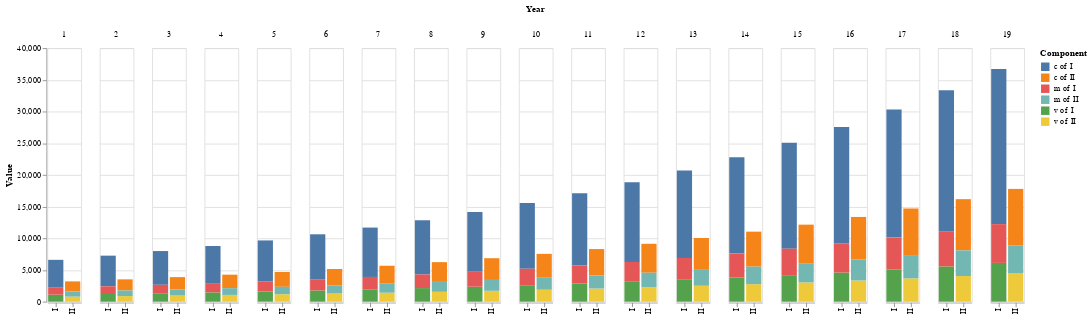

The code cell stored with this chart in its notebook:
### Code cell
# rate of surplus value is 100%
def m(v):
    return v


# output of department I
def outputI(cI, vI):
    return cI + vI + m(vI)


# output of department II
def outputII(cII, vII):
    return cII + vII + m(vII)


# conditions for extended reproduction
def canAccumulate(cI, vI, cII, vII):
    oI = outputI(cI, vI)
    oII = outputII(cII, vII)
    return oI > (cI + cII) and oII < (vI + m(vI) + vII + m(vII))


# extended reproduction - resulting in new values for cI, vI, cII and vII
def accumulate(cI,vI, cII, vII):
    # assumption: capitalists I use half their surplus value for extension of production
    overheadMI = m(vI) / 2

    # invest with an unchanged ratio of constant and variable capital
    organicCompositionI = cI / (cI + vI)
    additionalCI = overheadMI * organicCompositionI
    additionalVI = overheadMI - additionalCI
    
    newCI = cI + additionalCI
    newVI = vI + additionalVI

    # capitalists II have to buy all remaining means of production
    oI = outputI(cI, vI)
    additionalCII = oI - newCI - cII

    # invest with un unchanged ratio of constant and variable capital
    organicCompositionII = cII / vII
    additionalVII = additionalCII / organicCompositionII

    newCII = cII + additionalCII
    newVII = vII + additionalVII
    
    return (newCI, newVI, newCII, newVII)


############# technical functions for data conversion and plotting #############
def convert(table, i, cI, vI, cII, vII):
    import pandas
    cIrow = pandas.DataFrame({"index": [i], "department": ["I"], "key": ["c"], "value": [cI]})
    vIrow = pandas.DataFrame({"index": [i], "department": ["I"], "key": ["v"], "value": [vI]})
    mIrow = pandas.DataFrame({"index": [i], "department": ["I"], "key": ["m"], "value": [m(vI)]})
    cIIrow = pandas.DataFrame({"index": [i], "department": ["II"], "key": ["c of II"], "value": [cII]})
    vIIrow = pandas.DataFrame({"index": [i], "department": ["II"], "key": ["v of II"], "value": [vII]})
    mIIrow = pandas.DataFrame({"index": [i], "department": ["II"], "key": ["m of II"], "value": [m(vII)]})
    
    return pandas.concat([table, cIrow, vIrow, mIrow, cIIrow, vIIrow, mIIrow], ignore_index=True)

def plotAccumulation(accumulation):
    import altair
    return altair.Chart(accumulation).mark_bar().encode(
        x = altair.X('department', title=""),
        y = altair.Y('value', title="Value"),
        color = altair.Color('key', title="Component"),
        column = altair.Column('index', title="Year"),
        tooltip = 'value'
    )
#############

############# Example for extended reproduction #############
import pandas
accumulation = pandas.DataFrame()
i = 1

# Initial example values given by Marx/Luxemburg
cI = 4000
vI = 1000
cII = 1500
vII = 750


while canAccumulate(cI, vI, cII, vII) and i < 20:
    (cI, vI, cII, vII) = accumulate(cI, vI, cII, vII)

    accumulation = convert(accumulation, i, cI, vI, cII, vII)
    i = i + 1

plotAccumulation(accumulation)

### Figure 1 — Vega-Lite specification as saved in the notebook (floating-point values rounded to 4 significant figures)
{"config": {"view": {"continuousWidth": 300, "continuousHeight": 300}}, "data": {"name": "data-2a95c44771eee7aa0ba27bb318cf447e"}, "mark": {"type": "bar"}, "encoding": {"color": {"field": "key", "title": "Component", "type": "nominal"}, "column": {"field": "index", "title": "Year", "type": "quantitative"}, "tooltip": {"field": "value", "type": "quantitative"}, "x": {"field": "department", "title": "", "type": "nominal"}, "y": {"field": "value", "title": "Value", "type": "quantitative"}}, "$schema": "https://vega.github.io/schema/vega-lite/v6.1.0.json", "datasets": {"data-2a95c44771eee7aa0ba27bb318cf447e": [{"index": 1, "department": "I", "key": "c of I", "value": 4400.0}, {"index": 1, "department": "I", "key": "v of I", "value": 1100.0}, {"index": 1, "department": "I", "key": "m of I", "value": 1100.0}, {"index": 1, "department": "II", "key": "c of II", "value": 1600.0}, {"index": 1, "department": "II", "key": "v of II", "value": 800.0}, {"index": 1, "department": "II", "key": "m of II", "value": 800.0}, {"index": 2, "department": "I", "key": "c of I", "value": 4840.0}, {"index": 2, "department": "I", "key": "v of I", "value": 1210.0}, {"index": 2, "department": "I", "key": "m of I", "value": 1210.0}, {"index": 2, "department": "II", "key": "c of II", "value": 1760.0}, {"index": 2, "department": "II", "key": "v of II", "value": 880.0}, {"index": 2, "department": "II", "key": "m of II", "value": 880.0}, {"index": 3, "department": "I", "key": "c of I", "value": 5324.0}, {"index": 3, "department": "I", "key": "v of I", "value": 1331.0}, {"index": 3, "department": "I", "key": "m of I", "value": 1331.0}, {"index": 3, "department": "II", "key": "c of II", "value": 1936.0}, {"index": 3, "department": "II", "key": "v of II", "value": 968.0}, {"index": 3, "department": "II", "key": "m of II", "value": 968.0}, {"index": 4, "department": "I", "key": "c of I", "value": 5856.0}, {"index": 4, "department": "I", "key": "v of I", "value": 1464.0}, {"index": 4, "department": "I", "key": "m of I", "value": 1464.0}, {"index": 4, "department": "II", "key": "c of II", "value": 2130.0}, {"index": 4, "department": "II", "key": "v of II", "value": 1065.0}, {"index": 4, "department": "II", "key": "m of II", "value": 1065.0}, {"index": 5, "department": "I", "key": "c of I", "value": 6442.0}, {"index": 5, "department": "I", "key": "v of I", "value": 1611.0}, {"index": 5, "department": "I", "key": "m of I", "value": 1611.0}, {"index": 5, "department": "II", "key": "c of II", "value": 2343.0}, {"index": 5, "department": "II", "key": "v of II", "value": 1171.0}, {"index": 5, "department": "II", "key": "m of II", "value": 1171.0}, {"index": 6, "department": "I", "key": "c of I", "value": 7086.0}, {"index": 6, "department": "I", "key": "v of I", "value": 1772.0}, {"index": 6, "department": "I", "key": "m of I", "value": 1772.0}, {"index": 6, "department": "II", "key": "c of II", "value": 2577.0}, {"index": 6, "department": "II", "key": "v of II", "value": 1288.0}, {"index": 6, "department": "II", "key": "m of II", "value": 1288.0}, {"index": 7, "department": "I", "key": "c of I", "value": 7795.0}, {"index": 7, "department": "I", "key": "v of I", "value": 1949.0}, {"index": 7, "department": "I", "key": "m of I", "value": 1949.0}, {"index": 7, "department": "II", "key": "c of II", "value": 2834.0}, {"index": 7, "department": "II", "key": "v of II", "value": 1417.0}, {"index": 7, "department": "II", "key": "m of II", "value": 1417.0}, {"index": 8, "department": "I", "key": "c of I", "value": 8574.0}, {"index": 8, "department": "I", "key": "v of I", "value": 2144.0}, {"index": 8, "department": "I", "key": "m of I", "value": 2144.0}, {"index": 8, "department": "II", "key": "c of II", "value": 3118.0}, {"index": 8, "department": "II", "key": "v of II", "value": 1559.0}, {"index": 8, "department": "II", "key": "m of II", "value": 1559.0}, {"index": 9, "department": "I", "key": "c of I", "value": 9432.0}, {"index": 9, "department": "I", "key": "v of I", "value": 2358.0}, {"index": 9, "department": "I", "key": "m of I", "value": 2358.0}, {"index": 9, "department": "II", "key": "c of II", "value": 3430.0}, {"index": 9, "department": "II", "key": "v of II", "value": 1715.0}, {"index": 9, "department": "II", "key": "m of II", "value": 1715.0}, {"index": 10, "department": "I", "key": "c of I", "value": 10370.0}, {"index": 10, "department": "I", "key": "v of I", "value": 2594.0}, {"index": 10, "department": "I", "key": "m of I", "value": 2594.0}, {"index": 10, "department": "II", "key": "c of II", "value": 3773.0}, {"index": 10, "department": "II", "key": "v of II", "value": 1886.0}, {"index": 10, "department": "II", "key": "m of II", "value": 1886.0}, {"index": 11, "department": "I", "key": "c of I", "value": 11410.0}, {"index": 11, "department": "I", "key": "v of I", "value": 2853.0}, {"index": 11, "department": "I", "key": "m of I", "value": 2853.0}, {"index": 11, "department": "II", "key": "c of II", "value": 4150.0}, {"index": 11, "department": "II", "key": "v of II", "value": 2075.0}, {"index": 11, "department": "II", "key": "m of II", "value": 2075.0}, {"index": 12, "department": "I", "key": "c of I", "value": 12550.0}, {"index": 12, "department": "I", "key": "v of I", "value": 3138.0}, {"index": 12, "department": "I", "key": "m of I", "value": 3138.0}, {"index": 12, "department": "II", "key": "c of II", "value": 4565.0}, {"index": 12, "department": "II", "key": "v of II", "value": 2282.0}, {"index": 12, "department": "II", "key": "m of II", "value": 2282.0}, {"index": 13, "department": "I", "key": "c of I", "value": 13810.0}, {"index": 13, "department": "I", "key": "v of I", "value": 3452.0}, {"index": 13, "department": "I", "key": "m of I", "value": 3452.0}, {"index": 13, "department": "II", "key": "c of II", "value": 5021.0}, {"index": 13, "department": "II", "key": "v of II", "value": 2511.0}, {"index": 13, "department": "II", "key": "m of II", "value": 2511.0}, {"index": 14, "department": "I", "key": "c of I", "value": 15190.0}, {"index": 14, "department": "I", "key": "v of I", "value": 3797.0}, {"index": 14, "department": "I", "key": "m of I", "value": 3797.0}, {"index": 14, "department": "II", "key": "c of II", "value": 5524.0}, {"index": 14, "department": "II", "key": "v of II", "value": 2762.0}, {"index": 14, "department": "II", "key": "m of II", "value": 2762.0}, {"index": 15, "department": "I", "key": "c of I", "value": 16710.0}, {"index": 15, "department": "I", "key": "v of I", "value": 4177.0}, {"index": 15, "department": "I", "key": "m of I", "value": 4177.0}, {"index": 15, "department": "II", "key": "c of II", "value": 6076.0}, {"index": 15, "department": "II", "key": "v of II", "value": 3038.0}, {"index": 15, "department": "II", "key": "m of II", "value": 3038.0}, {"index": 16, "department": "I", "key": "c of I", "value": 18380.0}, {"index": 16, "department": "I", "key": "v of I", "value": 4595.0}, {"index": 16, "department": "I", "key": "m of I", "value": 4595.0}, {"index": 16, "department": "II", "key": "c of II", "value": 6684.0}, {"index": 16, "department": "II", "key": "v of II", "value": 3342.0}, {"index": 16, "department": "II", "key": "m of II", "value": 3342.0}, {"index": 17, "department": "I", "key": "c of I", "value": 20220.0}, {"index": 17, "department": "I", "key": "v of I", "value": 5054.0}, {"index": 17, "department": "I", "key": "m of I", "value": 5054.0}, {"index": 17, "department": "II", "key": "c of II", "value": 7352.0}, {"index": 17, "department": "II", "key": "v of II", "value": 3676.0}, {"index": 17, "department": "II", "key": "m of II", "value": 3676.0}, {"index": 18, "department": "I", "key": "c of I", "value": 22240.0}, {"index": 18, "department": "I", "key": "v of I", "value": 5560.0}, {"index": 18, "department": "I", "key": "m of I", "value": 5560.0}, {"index": 18, "department": "II", "key": "c of II", "value": 8087.0}, {"index": 18, "department": "II", "key": "v of II", "value": 4044.0}, {"index": 18, "department": "II", "key": "m of II", "value": 4044.0}, {"index": 19, "department": "I", "key": "c of I", "value": 24460.0}, {"index": 19, "department": "I", "key": "v of I", "value": 6116.0}, {"index": 19, "department": "I", "key": "m of I", "value": 6116.0}, {"index": 19, "department": "II", "key": "c of II", "value": 8896.0}, {"index": 19, "department": "II", "key": "v of II", "value": 4448.0}, {"index": 19, "department": "II", "key": "m of II", "value": 4448.0}]}}
